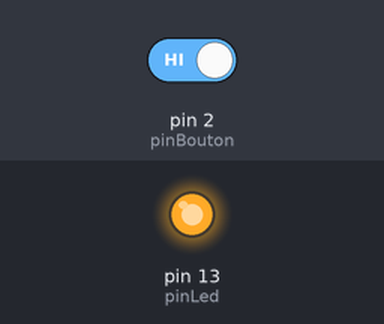
Simulated run of this sketch. Board: Arduino Uno, built with avr-gcc and run on an emulated ATmega328P. On the bench: output pins drawn as LEDs (lit = HIGH). Dashed ring = blinking. The test bench sets the inputs (shaded band); at power-on: pin 2 (pinBouton) HIGH.

Above: at 1.2 s.
1.3 s: pin 2 (pinBouton) driven LOW
At 1.7 s:
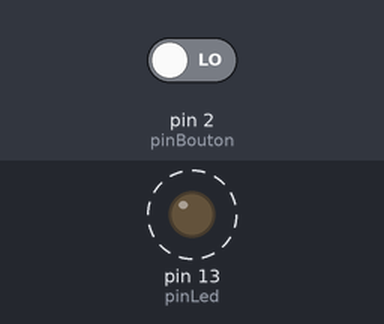
4.3 s: pin 2 (pinBouton) driven HIGH
At 5.7 s:
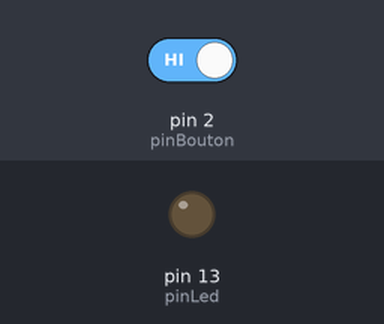
Timing chart, 0 to 7.3 s (numbered marks = the images above; inputs shaded):
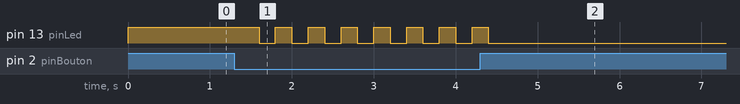

Measured:
- after the input at 1.3 s, pin 13 (pinLed): alternates HIGH for 0.20 s and LOW for 0.20 s, starting after 0.30 s
- after the input at 4.3 s, pin 13 (pinLed): goes on until 4.4 s, then stays LOW

The sketch:

B.ino
```cpp
const int pinLed=13;
const int pinBouton=2;

void setup() {

  pinMode(pinLed,OUTPUT);
  pinMode(pinBouton,INPUT);

}

int etatLED=HIGH;

void loop() {

  digitalWrite(pinLed,etatLED);
  int etat=digitalRead(pinBouton);
  if (etat==0){ //Si le bouton est presser
    etatLED=!etatLED;
  }
  delay(200);

}
```
